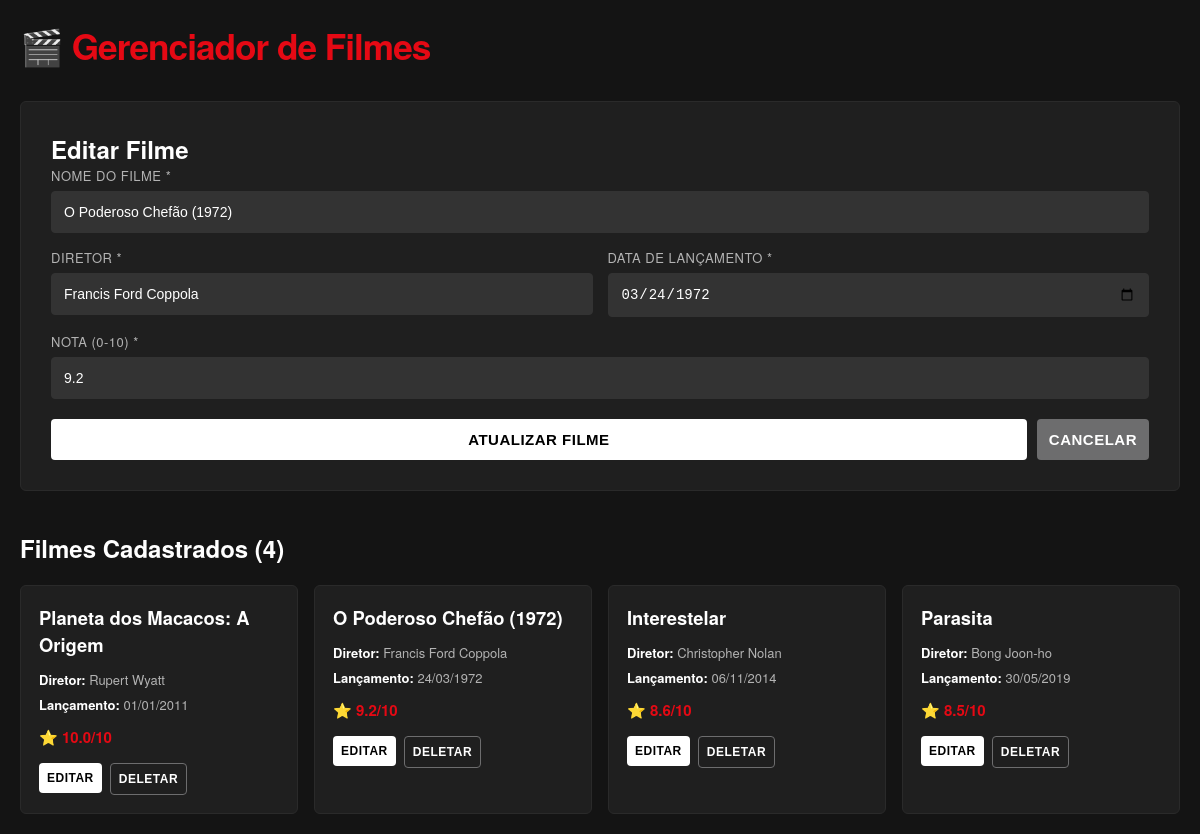
The app's page /index.php?acao=editar&id=1 with its own data.
### tables this page shows
CREATE TABLE `filmes` (
  `id` int(11) NOT NULL,
  `nome` varchar(255) NOT NULL,
  `diretor` varchar(255) NOT NULL,
  `data_lancamento` date NOT NULL,
  `nota` decimal(3,1) NOT NULL,
  `created_at` timestamp NOT NULL DEFAULT current_timestamp(),
  `updated_at` timestamp NOT NULL DEFAULT current_timestamp() ON UPDATE current_timestamp()
);

### models/Filmes.php (called while the page is built, shortened)
<?php
class Filmes {
    private $conexao;
    private function conectarBD() {
        $host = 'localhost';
        $usuario = 'root';
        $senha = '';
        $banco = 'filmes_db';
        $this->conexao = new mysqli($host, $usuario, $senha, $banco);
        $this->conexao->set_charset("utf8");
    }
    public function listar() {
        $sql = "SELECT * FROM filmes ORDER BY created_at DESC";
        $resultado = $this->conexao->query($sql);
        $filmes = [];
        if ($resultado->num_rows > 0) {
            while ($linha = $resultado->fetch_assoc()) {
                $filmes[] = $linha;
            }
        }
        return $filmes;
    }
    public function obterPorId($id) {
        $id = intval($id);
        $sql = "SELECT * FROM filmes WHERE id = $id";
        $resultado = $this->conexao->query($sql);
        if ($resultado->num_rows > 0) {
            return $resultado->fetch_assoc();
        }
        return null;
    }
}
?>

### index.php (the view, shortened to what this page needs)
<?php
require_once 'models/Filmes.php';
$filme = new Filmes();
$editando = false;
$filme_edit = null;
if ($_SERVER['REQUEST_METHOD'] == 'POST') {
    $acao = $_POST['acao'] ?? '';
    if ($acao == 'criar') {
        $nome = $_POST['nome'] ?? '';
        $diretor = $_POST['diretor'] ?? '';
        $data_lancamento = $_POST['data_lancamento'] ?? '';
        $nota = $_POST['nota'] ?? '';
        if ($nome && $diretor && $data_lancamento && $nota) {
            if ($filme->criar($nome, $diretor, $data_lancamento, $nota)) {
                $mensagem = 'Filme adicionado com sucesso!';
                $tipo_mensagem = 'success';
            } else {
                $mensagem = 'Erro ao adicionar filme.';
                $tipo_mensagem = 'error';
            }
        }
    } elseif ($acao == 'atualizar') {
        $id = $_POST['id'] ?? '';
        $nome = $_POST['nome'] ?? '';
        $diretor = $_POST['diretor'] ?? '';
        $data_lancamento = $_POST['data_lancamento'] ?? '';
        $nota = $_POST['nota'] ?? '';
        if ($id && $nome && $diretor && $data_lancamento && $nota) {
            if ($filme->atualizar($id, $nome, $diretor, $data_lancamento, $nota)) {
                $mensagem = 'Filme atualizado com sucesso!';
                $tipo_mensagem = 'success';
            } else {
                $mensagem = 'Erro ao atualizar filme.';
                $tipo_mensagem = 'error';
            }
        }
    }
} elseif ($_SERVER['REQUEST_METHOD'] == 'GET') {
    $acao = $_GET['acao'] ?? '';
    if ($acao == 'deletar') {
        $id = $_GET['id'] ?? '';
        if ($id) {
            if ($filme->deletar($id)) {
                $mensagem = 'Filme deletado com sucesso!';
                $tipo_mensagem = 'success';
            } else {
                $mensagem = 'Erro ao deletar filme.';
                $tipo_mensagem = 'error';
            }
        }
    } elseif ($acao == 'editar') {
        $id = $_GET['id'] ?? '';
        if ($id) {
            $filme_edit = $filme->obterPorId($id);
            if ($filme_edit) {
                $editando = true;
            }
        }
    }
}
$filmes = $filme->listar();
?>
<!DOCTYPE html>
<html lang="pt-BR">
<head>
    <link rel="stylesheet" href="css/style.css">
</head>
<body>
    <div class="container">
        <h1>🎬 Gerenciador de Filmes</h1>
        <div class="form-container">
            <h2><?php echo $editando ? 'Editar Filme' : 'Adicionar Novo Filme'; ?></h2>
            <form method="POST">
                <div class="form-group">
                    <label for="nome">Nome do Filme *</label>
                    <input type="text" id="nome" name="nome" required
                           value="<?php echo $editando ? htmlspecialchars($filme_edit['nome']) : ''; ?>">
                </div>
                <div class="form-row">
                    <div class="form-group">
                        <label for="diretor">Diretor *</label>
                        <input type="text" id="diretor" name="diretor" required
                               value="<?php echo $editando ? htmlspecialchars($filme_edit['diretor']) : ''; ?>">
                    </div>
                    <div class="form-group">
                        <label for="data_lancamento">Data de Lançamento *</label>
                        <input type="date" id="data_lancamento" name="data_lancamento" required
                               value="<?php echo $editando ? $filme_edit['data_lancamento'] : ''; ?>">
                    </div>
                </div>
                <div class="form-group">
                    <label for="nota">Nota (0-10) *</label>
                    <input type="number" id="nota" name="nota" min="0" max="10" step="0.1" required
                           value="<?php echo $editando ? $filme_edit['nota'] : ''; ?>">
                </div>
                <div class="button-group">
                    <button type="submit" class="<?php echo $editando ? 'btn-update' : 'btn-add'; ?>">
                        <?php echo $editando ? 'Atualizar Filme' : 'Adicionar Filme'; ?>
                    </button>
                    <?php if ($editando): ?>
                        <a href="index.php" style="text-decoration: none;">
                            <button type="button" class="btn-cancel" style="width: 100%;">Cancelar</button>
                        </a>
                    <?php endif; ?>
                </div>
            </form>
        </div>
        <div>
            <?php if (!empty($filmes)): ?>
                <h2 style="color: white; margin-bottom: 20px;">Filmes Cadastrados (<?php echo count($filmes); ?>)</h2>
                <div class="movies-container">
                    <?php foreach ($filmes as $f): ?>
                        <div class="movie-card">
                            <h3><?php echo htmlspecialchars($f['nome']); ?></h3>
                            <div class="movie-info">
                                <strong>Diretor:</strong> <?php echo htmlspecialchars($f['diretor']); ?>
                            </div>
                            <div class="movie-info">
                                <strong>Lançamento:</strong> <?php echo date('d/m/Y', strtotime($f['data_lancamento'])); ?>
                            </div>
                            <div class="movie-nota">
                                ⭐ <?php echo number_format($f['nota'], 1); ?>/10
                            </div>
                            <div class="movie-actions">
                                <a href="index.php?acao=editar&id=<?php echo $f['id']; ?>" style="text-decoration: none;">
                                    <button class="btn-edit">Editar</button>
                                </a>
                                <a href="index.php?acao=deletar&id=<?php echo $f['id']; ?>"
                                   onclick="return confirm('Tem certeza que deseja deletar este filme?');"
                                   style="text-decoration: none;">
                                    <button class="btn-delete">Deletar</button>
                                </a>
                            </div>
                        </div>
                    <?php endforeach; ?>
                </div>
            <?php else: ?>
                <div class="no-movies">
                    Nenhum filme cadastrado. Adicione um novo filme para começar!
                </div>
            <?php endif; ?>
        </div>
    </div>
</body>
</html>

### css/style.css (style rules this page uses)
* { margin: 0; padding: 0; box-sizing: border-box; }
body { font-family: 'Helvetica Neue', Arial, sans-serif; background: #141414; color: #fff; min-height: 100vh; padding: 20px; }
.container { max-width: 1200px; margin: 0 auto; }
h1 { color: #e50914; text-align: left; margin-bottom: 30px; font-size: 2.2rem; font-weight: 700; letter-spacing: -1px; }
.form-container { background: #1f1f1f; padding: 30px; border-radius: 6px; margin-bottom: 40px; border: 1px solid #2a2a2a; }
.form-group { margin-bottom: 15px; }
label { display: block; margin-bottom: 6px; color: #b3b3b3; font-weight: 500; font-size: 13px; text-transform: uppercase; letter-spacing: 0.5px; }
input, textarea { width: 100%; padding: 12px; background: #333; border: 1px solid #333; border-radius: 4px; color: #fff; font-size: 14px; transition: background 0.2s, border-color 0.2s; }
.form-row { display: grid; grid-template-columns: 1fr 1fr; gap: 15px; }
.button-group { display: flex; gap: 10px; margin-top: 20px; }
button { flex: 1; padding: 12px; border: none; border-radius: 4px; font-size: 15px; font-weight: 700; cursor: pointer; transition: background 0.2s, transform 0.1s; text-transform: uppercase; letter-spacing: 0.5px; }
.btn-update { background: #fff; color: #000; }
.btn-cancel { background: #6d6d6e; color: #fff; }
.movies-container { display: grid; grid-template-columns: repeat(auto-fill, minmax(240px, 1fr)); gap: 16px; }
.movie-card { background: #1f1f1f; padding: 18px; border-radius: 6px; border: 1px solid #2a2a2a; transition: transform 0.25s ease, box-shadow 0.25s ease, border-color 0.25s; cursor: pointer; }
.movie-card h3 { color: #fff; margin-bottom: 12px; font-size: 1.15rem; font-weight: 700; }
.movie-info { color: #b3b3b3; margin-bottom: 6px; font-size: 13px; }
.movie-info strong { color: #fff; font-weight: 600; }
.movie-nota { color: #e50914; font-weight: 700; margin: 12px 0; font-size: 15px; }
.movie-actions { display: flex; gap: 8px; margin-top: 15px; }
.btn-edit, .btn-delete { flex: 1; padding: 8px; border: none; border-radius: 4px; cursor: pointer; font-weight: 700; transition: background 0.2s; font-size: 12px; text-transform: uppercase; letter-spacing: 0.5px; }
.btn-edit { background: #fff; color: #000; }
.btn-delete { background: transparent; color: #fff; border: 1px solid #6d6d6e; }

### records on screen
filmes: nome "O Poderoso Chefão (1972)", diretor "Francis Ford Coppola", data_lancamento "03/24/1972", nota "9.2", data_lancamento "24/03/1972"
filmes: nome "Planeta dos Macacos: A Origem", diretor "Rupert Wyatt", data_lancamento "01/01/2011", nota "10.0"
filmes: nome "Interestelar", diretor "Christopher Nolan", data_lancamento "06/11/2014", nota "8.6"
filmes: nome "Parasita", diretor "Bong Joon-ho", data_lancamento "30/05/2019", nota "8.5"

### other values on screen
count($filmes) "4"
